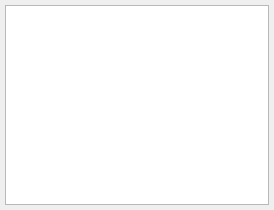
<?xml version="1.0" encoding="UTF-8"?>
<ui version="4.0">
 <class>TabLogs</class>
 <widget class="QWidget" name="TabLogs">
  <property name="geometry">
   <rect>
    <x>0</x>
    <y>0</y>
    <width>274</width>
    <height>210</height>
   </rect>
  </property>
  <property name="windowTitle">
   <string>Form</string>
  </property>
  <property name="styleSheet">
   <string notr="true">#title {
	font-size: 24px;
 	font-weight: bold;
}
#slogan, #version {
	color: #898989;
}
#version {
	font-size: 11px;
}</string>
  </property>
  <layout class="QVBoxLayout" name="verticalLayout">
   <property name="leftMargin">
    <number>5</number>
   </property>
   <property name="topMargin">
    <number>5</number>
   </property>
   <property name="rightMargin">
    <number>5</number>
   </property>
   <property name="bottomMargin">
    <number>5</number>
   </property>
   <item>
    <widget class="QPlainTextEdit" name="teLogs">
     <property name="readOnly">
      <bool>true</bool>
     </property>
    </widget>
   </item>
  </layout>
 </widget>
 <resources/>
 <connections/>
</ui>
